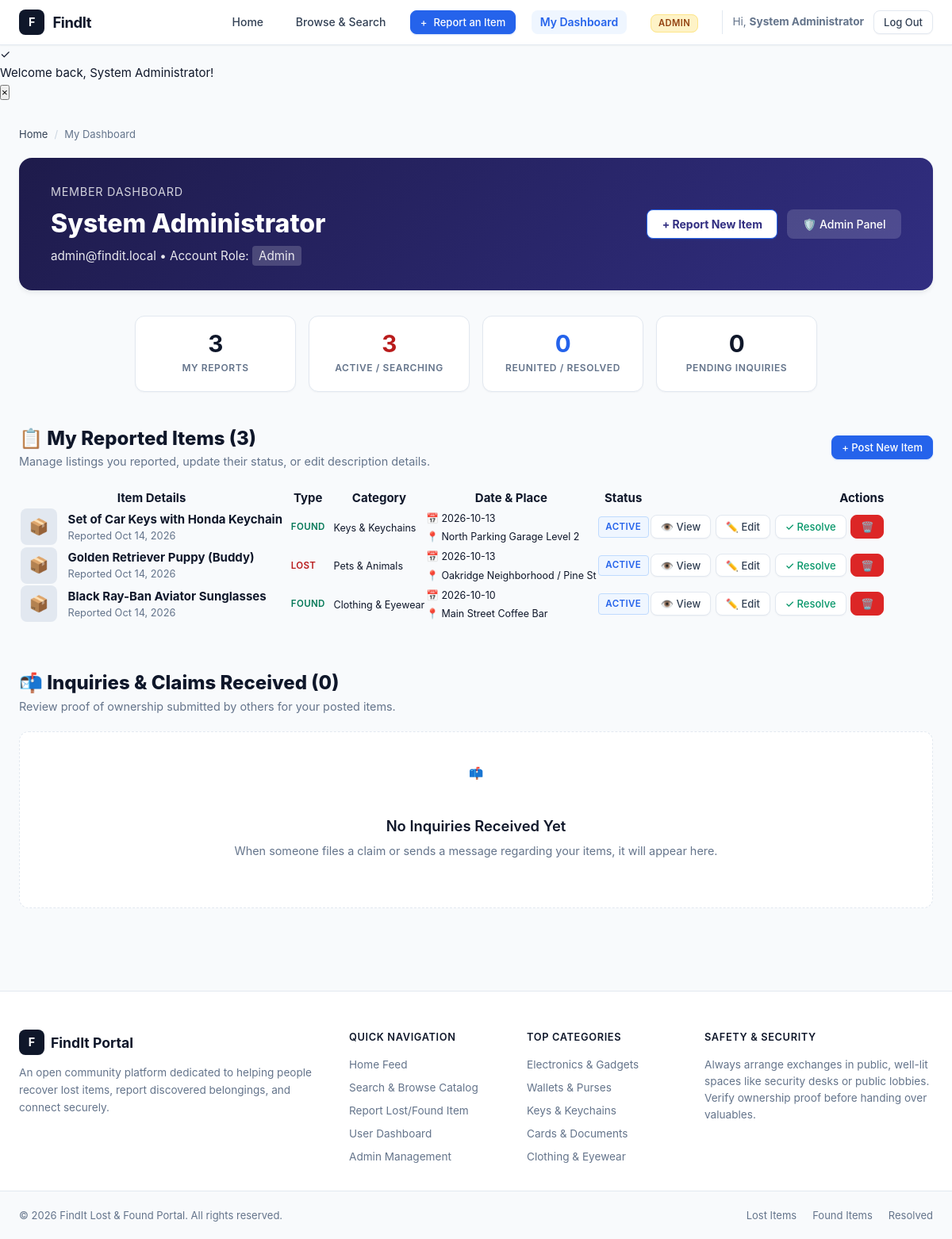
/dashboard.php (signed in), run on an earlier commit of the app's database.
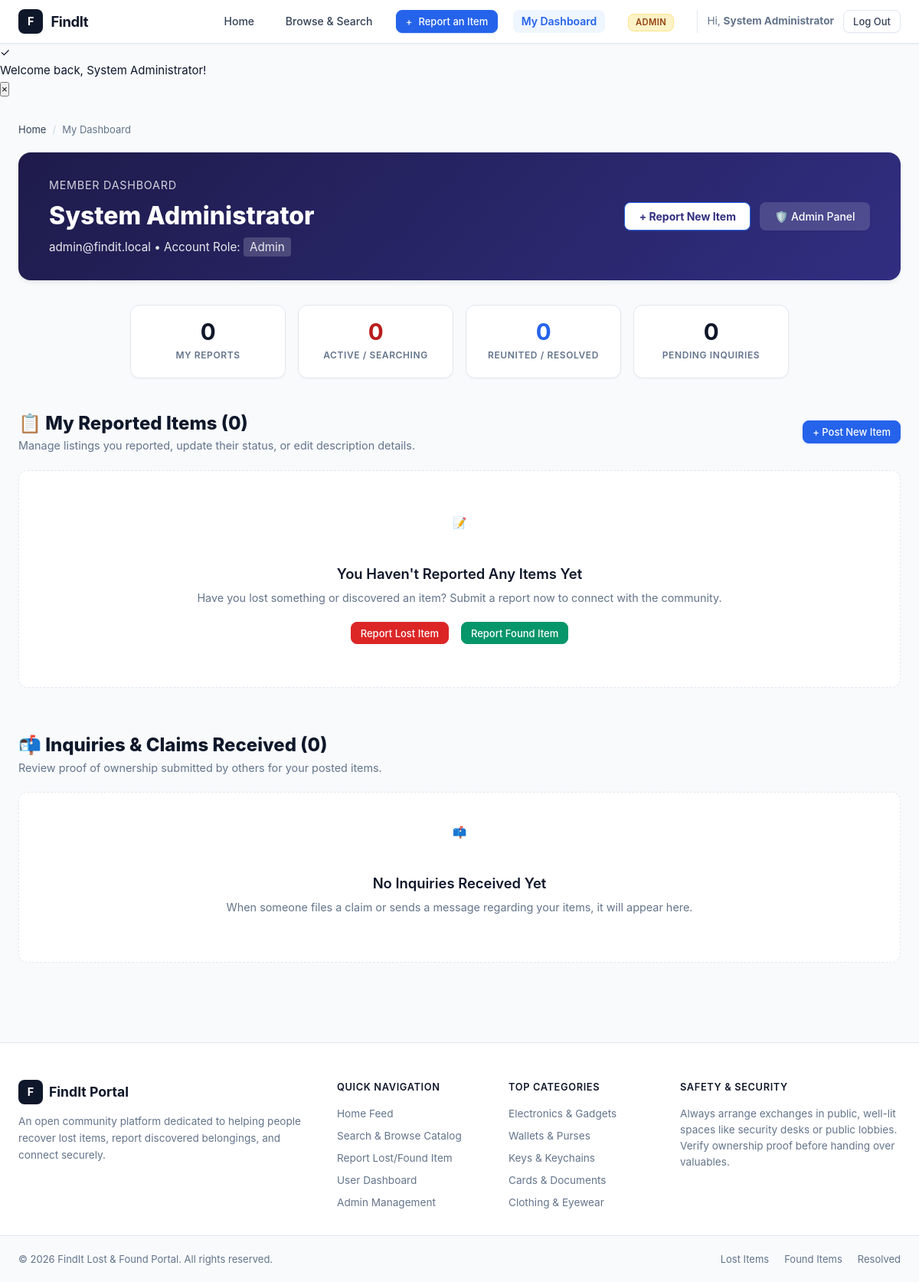
And on a later commit of the database.
### tables this page shows
CREATE TABLE items (
            id INTEGER PRIMARY KEY AUTOINCREMENT,
            user_id INTEGER,
            type TEXT NOT NULL,               -- 'lost' or 'found'
            title TEXT NOT NULL,
            category TEXT NOT NULL,
            description TEXT NOT NULL,
            location TEXT NOT NULL,
            item_date TEXT NOT NULL,
            image_path TEXT,
            contact_name TEXT NOT NULL,
            contact_email TEXT NOT NULL,
            contact_phone TEXT,
            status TEXT DEFAULT 'active',     -- 'active', 'claimed', 'returned'
            security_secret TEXT NOT NULL,
            created_at DATETIME DEFAULT CURRENT_TIMESTAMP,
            updated_at DATETIME DEFAULT CURRENT_TIMESTAMP,
            FOREIGN KEY (user_id) REFERENCES users(id) ON DELETE SET NULL
        );

### dashboard.php (the view, shortened to what the rows shown need)
<?php
require_once __DIR__ . '/db.php';
$pdo = getDbConnection();
$user = current_user();
$userId = $user['id'];
$itemsStmt = $pdo->prepare("SELECT * FROM items WHERE user_id = :user_id ORDER BY created_at DESC");
$itemsStmt->execute([':user_id' => $userId]);
$myItems = $itemsStmt->fetchAll();
$claimsStmt = $pdo->prepare("
    SELECT c.*, i.title as item_title, i.type as item_type, i.id as item_id
    FROM claims c
    JOIN items i ON c.item_id = i.id
    WHERE i.user_id = :user_id
    ORDER BY c.created_at DESC
");
$claimsStmt->execute([':user_id' => $userId]);
$incomingClaims = $claimsStmt->fetchAll();
$totalPosted = count($myItems);
?>
<main class="main-wrapper">
    <div style="background: linear-gradient(135deg, #1e1b4b 0%, #312e81 100%); color: #ffffff; padding: 2rem 2.5rem; border-radius: var(--radius-lg); margin-bottom: 2rem; box-shadow: var(--shadow-md); display: flex; justify-content: space-between; align-items: center; flex-wrap: wrap; gap: 1.5rem;">
        <div>
            <div style="font-size: 0.9rem; text-transform: uppercase; letter-spacing: 0.05em; opacity: 0.8; margin-bottom: 0.25rem;">Member Dashboard</div>
            <h1 style="font-size: 2rem; font-weight: 800;"><?= htmlspecialchars($user['name']) ?></h1>
            <p style="opacity: 0.9; font-size: 0.95rem; margin-top: 0.25rem;"><?= htmlspecialchars($user['email']) ?> • Account Role: <span style="text-transform: capitalize; background: rgba(255,255,255,0.2); padding: 0.2rem 0.5rem; border-radius: 4px;"><?= htmlspecialchars($user['role']) ?></span></p>
        </div>
    </div>
    <div style="margin-bottom: 3.5rem;">
        <div style="display: flex; justify-content: space-between; align-items: center; margin-bottom: 1.25rem; flex-wrap: wrap; gap: 1rem;">
            <div>
                <h2 style="font-size: 1.5rem; font-weight: 800;">📋 My Reported Items (<?= $totalPosted ?>)</h2>
            </div>
        </div>
        <?php if (empty($myItems)): ?>
            <div class="empty-state">
                <div class="empty-state-icon">📝</div>
                <h3>You Haven't Reported Any Items Yet</h3>
                <p>Have you lost something or discovered an item? Submit a report now to connect with the community.</p>
                <div style="display: flex; gap: 1rem; justify-content: center; margin-top: 1.25rem;">
                    <a href="report.php?type=lost" class="btn btn-danger btn-sm">Report Lost Item</a>
                    <a href="report.php?type=found" class="btn btn-success btn-sm">Report Found Item</a>
                </div>
            </div>
        <?php else: ?>
            <div class="table-container">
                <table class="data-table">
                    <thead>
                        <tr>
                            <th>Item Details</th>
                            <th>Type</th>
                            <th>Category</th>
                            <th>Date &amp; Place</th>
                            <th>Status</th>
                            <th style="text-align: right;">Actions</th>
                        </tr>
                    </thead>
                    <tbody>
                        <?php foreach ($myItems as $item): ?>
                            <tr>
                                <td>
                                    <div style="display: flex; align-items: center; gap: 0.85rem;">
                                        <?php if (!empty($item['image_path']) && file_exists(UPLOAD_DIR . $item['image_path'])): ?>
                                            <img src="<?= UPLOAD_WEB_PATH . htmlspecialchars($item['image_path']) ?>" alt="" style="width: 46px; height: 46px; object-fit: cover; border-radius: var(--radius-sm);">
                                        <?php else: ?>
                                            <div style="width: 46px; height: 46px; background: #e2e8f0; border-radius: var(--radius-sm); display: flex; align-items: center; justify-content: center; font-size: 1.25rem;">
                                                📦
                                            </div>
                                        <?php endif; ?>
                                        <div>
                                            <a href="item.php?id=<?= $item['id'] ?>" style="font-weight: 700; color: var(--text-main);">
                                                <?= htmlspecialchars($item['title']) ?>
                                            </a>
                                            <div style="font-size: 0.8rem; color: var(--text-muted);">
                                                Reported <?= time_ago($item['created_at']) ?>
                                            </div>
                                        </div>
                                    </div>
                                </td>
                                <td>
                                    <span class="status-pill" style="<?= ($item['type'] === 'lost') ? 'background: var(--lost-light); color: var(--lost-color);' : 'background: var(--found-light); color: var(--found-color);' ?>">
                                        <?= ucfirst($item['type']) ?>
                                    </span>
                                </td>
                                <td>
                                    <small><?= htmlspecialchars(get_category_label($item['category'])) ?></small>
                                </td>
                                <td>
                                    <small>📅 <?= htmlspecialchars($item['item_date']) ?><br>📍 <?= htmlspecialchars($item['location']) ?></small>
                                </td>
                                <td>
                                    <span class="status-pill status-<?= ($item['status'] === 'active') ? 'active' : 'returned' ?>">
                                        <?= ucfirst($item['status']) ?>
                                    </span>
                                </td>
                                <td style="text-align: right; white-space: nowrap;">
                                    <div style="display: inline-flex; gap: 0.35rem;">
                                        <a href="item.php?id=<?= $item['id'] ?>" class="btn btn-secondary btn-sm" title="View details">
                                            👁️ View
                                        </a>
                                        <a href="report.php?id=<?= $item['id'] ?>" class="btn btn-secondary btn-sm" title="Edit details">
                                            ✏️ Edit
                                        </a>
                                        <?php if ($item['status'] === 'active'): ?>
                                            <a href="item.php?id=<?= $item['id'] ?>&action=status&status=claimed&csrf=<?= generate_csrf_token() ?>" class="btn btn-secondary btn-sm" style="color: #059669;" title="Mark as resolved" onclick="return confirm('Mark this item as resolved?')">
                                                ✓ Resolve
                                            </a>
                                        <?php else: ?>
                                            <a href="item.php?id=<?= $item['id'] ?>&action=status&status=active&csrf=<?= generate_csrf_token() ?>" class="btn btn-secondary btn-sm" title="Reactivate item" onclick="return confirm('Re-activate this item?')">
                                                🔄 Reactivate
                                            </a>
                                        <?php endif; ?>
                                        <a href="item.php?id=<?= $item['id'] ?>&action=delete&csrf=<?= generate_csrf_token() ?>" class="btn btn-danger btn-sm" title="Delete record" onclick="return confirm('Permanently remove this report?');">
                                            🗑️
                                        </a>
                                    </div>
                                </td>
                            </tr>
                        <?php endforeach; ?>
                    </tbody>
                </table>
            </div>
        <?php endif; ?>
    </div>
    <div>
        <div style="display: flex; justify-content: space-between; align-items: center; margin-bottom: 1.25rem;">
            <div>
                <h2 style="font-size: 1.5rem; font-weight: 800;">📬 Inquiries &amp; Claims Received (<?= count($incomingClaims) ?>)</h2>
            </div>
        </div>
    </div>
</main>

What changed in the data, as far as the page shows it:
removed items: contact_email "admin@findit.local", title "Set of Car Keys with Honda Keychain", created_at "Oct 14, 2026", type "FOUND", category "Keys & Keychains", item_date "2026-10-13", location "North Parking Garage Level 2", status "ACTIVE"
removed items: title "Golden Retriever Puppy (Buddy)", created_at "Oct 14, 2026", type "LOST", category "Pets & Animals", item_date "2026-10-13", location "Oakridge Neighborhood / Pine St", status "ACTIVE"
removed items: title "Black Ray-Ban Aviator Sunglasses", created_at "Oct 14, 2026", type "FOUND", category "Clothing & Eyewear", item_date "2026-10-10", location "Main Street Coffee Bar", status "ACTIVE"
Also different on the page:
$user['email']: (not shown) → "admin@findit.local"
$totalPosted: "3" → "0"
$activeItems: "3" → "0"
text no longer shown: "Item Details Type Category Date & Place Status Actions"
text now shown: "📝 You Haven't Reported Any Items Yet Have you lost something or discovered an item? Submit a report now to connect with the community. Report Lost Item Report Found Item"
